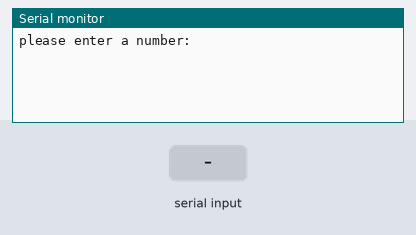
The sketch below on a simulated Arduino Uno, built with avr-gcc and run on an emulated ATmega328P. Shown: the last lines printed to the serial monitor. The inputs (shaded band) are chosen by the test bench.

Above: at 1.2 s.
1.3 s: "90,45\n" received over Serial
At 1.8 s:
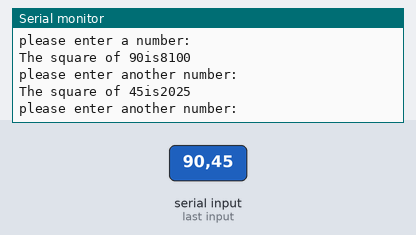
2.8 s: "30,150\n" received over Serial
At 4.3 s:
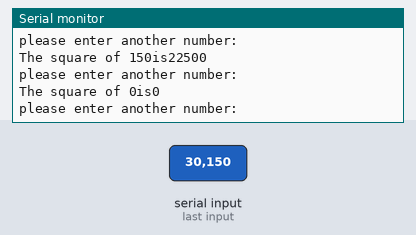
Timing chart, 0 to 5.8 s (numbered marks = the images above; inputs shaded):
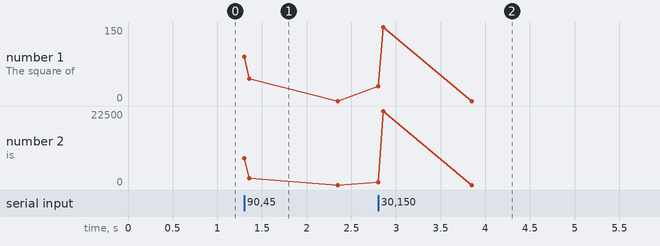

The sketch:

iot_prac7.ino
```cpp
// C++ code
int number;
int squared;

void setup() {
Serial.begin(9600);
Serial.println("please enter a number:");

}

void loop() {

if(Serial.available()>0){

  number=Serial.parseInt();
  squared=number*number;
  Serial.print("The square of ");
  Serial.print(number);
  Serial.print("is");
  Serial.println(squared);
  Serial.println("please enter another number:");
}
}
```

Measured:
- after the input at 1.3 s, the serial monitor: prints a new line at once (image 1)
- after the input at 2.8 s, the serial monitor: prints a new line at once (image 2)
